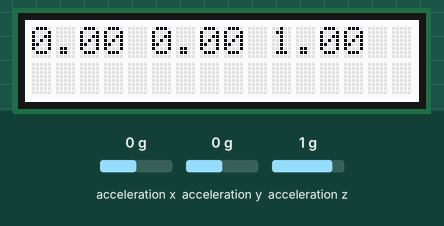
Simulated run of this sketch. Board: Arduino Uno, built with avr-gcc and run on an emulated ATmega328P. Parts: 16×2 character LCD. The inputs (shaded band) are chosen by the test bench; at power-on: acceleration x 0 g, acceleration y 0 g, acceleration z 1 g.

Above: at 1.2 s.
1.3 s: acceleration x set to -1.4 g
At 1.54 s:
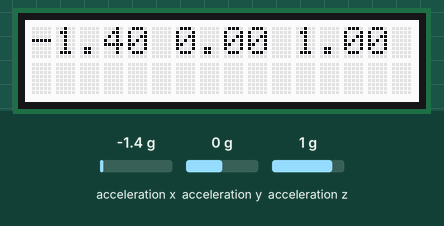
2.9 s: acceleration y set to -1.4 g
At 3.25 s:
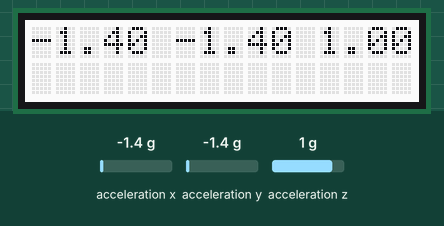
4.4 s: acceleration z set to -1.4 g
At 4.62 s:
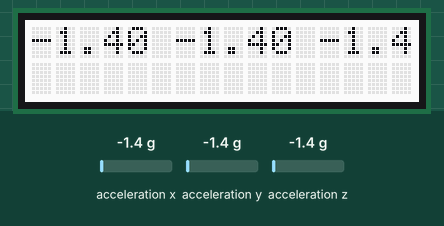
6.0 s: acceleration x set to -0.8 g
At 6.34 s:
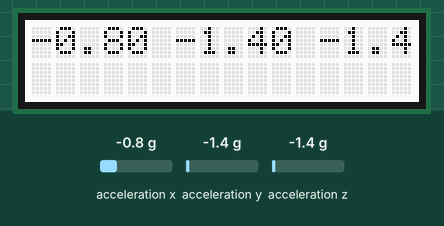
Timing chart, 0 to 8.5 s (numbered marks = the images above; inputs shaded):
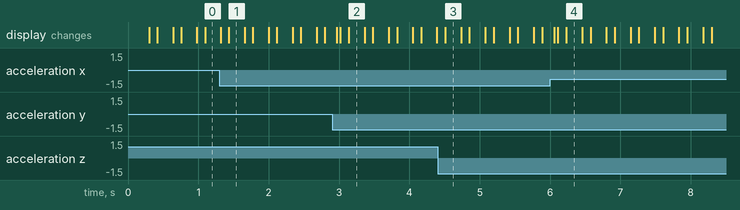

The sketch:

x_y_z.ino
```cpp
#include <Wire.h>
#include "MMA7660.h"
#include "rgb_lcd.h"

bool stadieFlag1X = 0;
bool stadieFlag2X = 0;
float x, y, z;
MMA7660 accelmeter;
rgb_lcd lcd;
float stadieGravity;
long stadieCountX = 1;

bool stadieFlag1Y = 0;
bool stadieFlag2Y = 0;
//float x, y, z;
//float stadieGravity;
long stadieCountY = 1;

void setup()
{
    lcd.begin(16, 2);
    accelmeter.init();
}

void loop()
{

    functionGravityX(4);
    functionGravityY(3); //skal ikke forblive her

}


int functionGravityX(int stadieX)
{

    stadieGravity = accelmeter.getAcceleration(&x, &y, &z); // Tager memory address som input
    lcd.clear();
    lcd.print(x);
    lcd.print(" ");
    lcd.print(y);
    lcd.print(" ");
    lcd.print(z);
    delay(50);


    if(x < 0.6)
    {
      stadieFlag1X = 0;
    }

    if(x > 0.6 && stadieFlag1X == 0)
    {
      stadieCountX = stadieCountX + 1;
      stadieFlag1X = 1;
    }


        if(x > -0.6)
    {
      stadieFlag2X = 0;
    }

    if(x < -0.6 && stadieFlag2X == 0)
    {
      stadieCountX = stadieCountX - 1;
      stadieFlag2X = 1;
    }


      //flag sørger for at vi skal give slip på knappen før der kan lægges 1 til count igen
     lcd.setCursor(0, 1);
   lcd.print(" " );
      //lcd.print(stadieCountx);
     delay(100);


    if(stadieCountX < 1)
    {
      stadieCountX = stadieX;
    }

    if(stadieCountX > stadieX)
    {
      stadieCountX = 1;
    }

    return stadieCountX;

}


int functionGravityY(int stadieY) //stadieY er 3 ved stopur og 2 ved ur, hvis altså ur har ringetider
{

    stadieGravity = accelmeter.getAcceleration(&x, &y, &z); // Tager memory address som input
    lcd.clear();
    lcd.print(x);
    lcd.print(" ");
    lcd.print(y);
    lcd.print(" ");
    lcd.print(z);
    delay(50);
    //slet print senere, også i anden funktion


    if(y < 0.6)
    {
      stadieFlag1Y = 0;
    }

    if(y > 0.6 && stadieFlag1Y == 0)
    {
      stadieCountY = stadieCountY + 1;
      stadieFlag1Y = 1;
    }


        if(y > -0.6)
    {
      stadieFlag2Y = 0;
    }

    if(y < -0.6 && stadieFlag2Y == 0)
    {
      stadieCountY = stadieCountY - 1;
      stadieFlag2Y = 1;
    }


      //flag sørger for at vi skal give slip på knappen før der kan lægges 1 til count igen
     lcd.setCursor(0, 1);
   lcd.print(" " );
      lcd.print(stadieCountY);
     delay(100);


    if(stadieCountY < 1)
    {
      stadieCountY = stadieY;
    }

    if(stadieCountY > stadieY)
    {
      stadieCountY = 1;
    }

    return stadieCountY;

}
```

Measured:
- after the input at 1.3 s, the display: first differs from a run without the input after 0.13 s (image 1)
- after the input at 2.9 s, the display: changes after 0.07 s (image 2)
- after the input at 4.4 s, the display: changes after 0.11 s (image 3)
- after the input at 6.0 s, the display: changes after 0.06 s (image 4)
